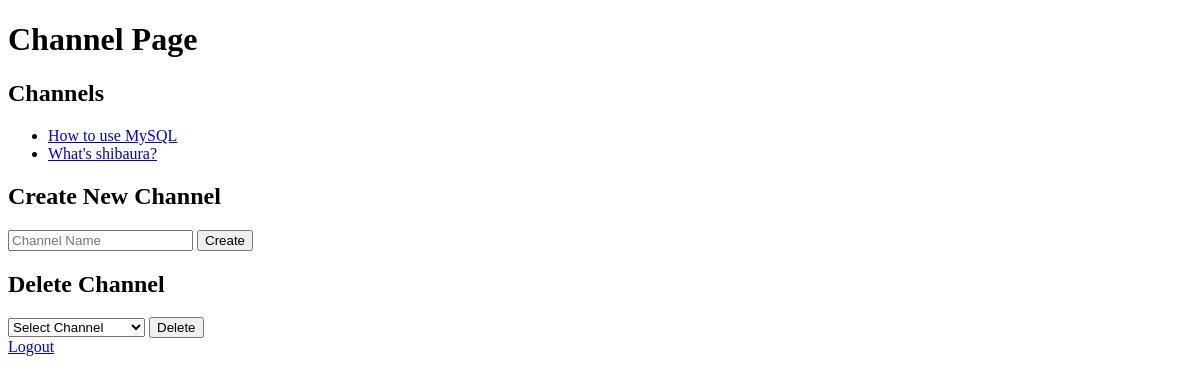
Before: /channel (signed in) with the older database file.
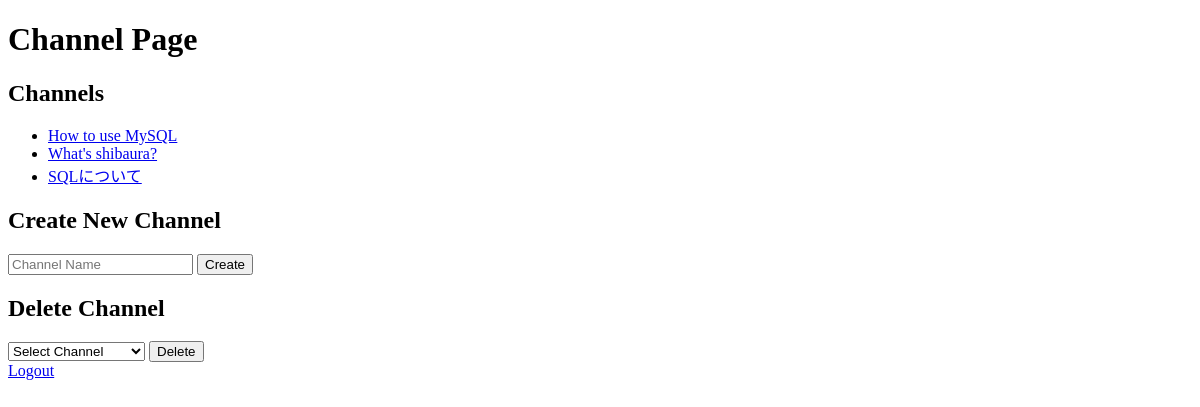
After: the same page with the newer database file.
### tables this page shows
CREATE TABLE Channel (
  id INTEGER PRIMARY KEY,
  name TEXT,
  created_by INTEGER,
  FOREIGN KEY (created_by) REFERENCES Class_info(id) ON DELETE CASCADE
);

### app.py (the view, shortened to what this page needs)
@app.route('/channel', methods=['GET', 'POST'])
def channel():
    if 'username' not in session:
        return redirect('/login')
    db = get_db()
    cursor = db.cursor()
    cursor.execute("SELECT * FROM Channel")
    channels = cursor.fetchall()
    return render_template('channel.html', channels=channels)

### app.py (called while the page is built)
def get_db():
    db = getattr(g, '_database', None)
    if db is None:
        db = g._database = sqlite3.connect(DATABASE)
        db.execute('PRAGMA foreign_keys = ON')  # Enable foreign key constraint
    return db

@app.teardown_appcontext
def close_connection(exception):
    db = getattr(g, '_database', None)
    if db is not None:
        db.close()

@app.before_request
def register_jinja_globals():
    app.jinja_env.globals['get_username'] = get_username

### templates/channel.html (shortened to what this page needs)
<!DOCTYPE html>
<html>
<head>
</head>
<body>
    <h1>Channel Page</h1>
    <h2>Channels</h2>
    <ul>
        {% for channel in channels %}
        <li><a href="/message?channel_id={{ channel[0] }}&channel_name={{ channel[1] }}">{{ channel[1] }}</a></li>
        {% endfor %}
    </ul>
    <h2>Create New Channel</h2>
    <form method="POST" action="/channel">
        <input type="text" name="channel_name" placeholder="Channel Name" required>
        <button type="submit">Create</button>
    </form>
    <h2>Delete Channel</h2>
    <form method="POST" action="/channel">
        <select name="channel_id" required>
            <option value="" selected disabled>Select Channel</option>
        </select>
        <button type="submit" name="delete">Delete</button>
    </form>
    <a href="/logout">Logout</a>
</body>
</html>

Changed rows visible on the page:
added Channel: name "SQLについて"
